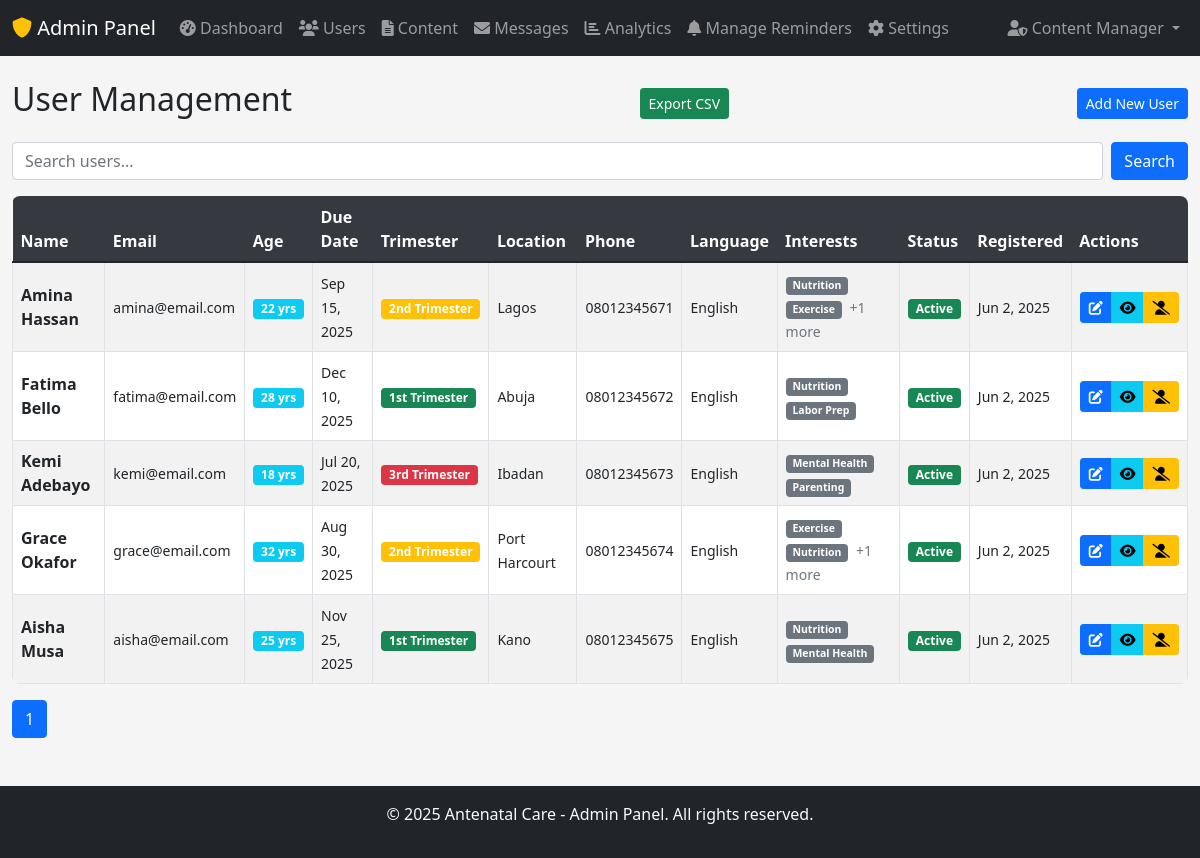
/admin/users.php (signed in), run on the app's committed database.
### tables this page shows
CREATE TABLE users (
    id INT PRIMARY KEY AUTO_INCREMENT,
    name VARCHAR(100) NOT NULL,
    email VARCHAR(100) UNIQUE NOT NULL,
    password VARCHAR(255) NOT NULL,
    age INT NOT NULL,
    trimester INT NOT NULL CHECK (trimester IN (1, 2, 3)),
    interests TEXT,   
    location VARCHAR(100),
    language_preference VARCHAR(20) DEFAULT 'english',
    medical_history TEXT,
    due_date DATE,
    phone VARCHAR(20),
    created_at TIMESTAMP DEFAULT CURRENT_TIMESTAMP,
    updated_at TIMESTAMP DEFAULT CURRENT_TIMESTAMP ON UPDATE CURRENT_TIMESTAMP,
    last_login TIMESTAMP NULL
);

### includes/config.php (called while the page is built, shortened)
<?php
$conn = new mysqli(DB_HOST, DB_USERNAME, DB_PASSWORD, DB_NAME);
$conn->set_charset("utf8");
function sanitize($data)
{
    global $conn;
    return mysqli_real_escape_string($conn, trim(htmlspecialchars($data)));
}
function isAdminLoggedIn()
{
    return isset($_SESSION['admin_id']);
}
function getCurrentAdmin()
{
    global $conn;
    $admin_id = $_SESSION['admin_id'];
    $query = "SELECT * FROM admin_users WHERE id = $admin_id";
    $result = $conn->query($query);
    return $result ? $result->fetch_assoc() : null;
}
?>

### includes/admin_functions.php (called while the page is built, shortened)
<?php
require_once 'config.php';
function getAllUsers($page = 1, $per_page = 20, $search = '')
{
    global $conn;
    $offset = ($page - 1) * $per_page;
    $search_clause = '';
    $query = "SELECT * FROM users $search_clause ORDER BY created_at DESC LIMIT $per_page OFFSET $offset";
    $result = $conn->query($query);
    return $result ? $result->fetch_all(MYSQLI_ASSOC) : [];
}
function getTotalUsers($search = '')
{
    global $conn;
    $search_clause = '';
    $result = $conn->query("SELECT COUNT(*) as total FROM users $search_clause");
    return $result ? $result->fetch_assoc()['total'] : 0;
}
?>

### admin/users.php (the view, shortened to what this page needs)
<?php
require_once '../includes/config.php';
require_once '../includes/admin_functions.php';
$search = sanitize($_GET['search'] ?? '');
$page = max(1, (int) ($_GET['page'] ?? 1));
$per_page = 10;
$users = getAllUsers($page, $per_page, $search);
$total_users = getTotalUsers($search);
$total_pages = ceil($total_users / $per_page);
include '../includes/admin_header.php';
?>
<div class="container-fluid mt-4">
    <div class="d-flex justify-content-between align-items-center mb-3">
        <h2>User Management</h2>
        <a href="users.php?export=csv" class="btn btn-success btn-sm">Export CSV</a>
        <a href="#" class="btn btn-primary btn-sm" data-bs-toggle="modal" data-bs-target="#addUserModal">Add New
            User</a>
    </div>
    <form method="GET" class="d-flex mb-3">
        <input type="text" name="search" class="form-control me-2" placeholder="Search users..."
            value="<?php echo htmlspecialchars($search); ?>">
        <button class="btn btn-primary">Search</button>
    </form>
    <div class="table-responsive">
        <table class="table table-bordered table-striped align-middle">
            <thead class="table-dark">
                <tr>
                    <th>Name</th>
                    <th>Email</th>
                    <th>Age</th>
                    <th>Due Date</th>
                    <th>Trimester</th>
                    <th>Location</th>
                    <th>Phone</th>
                    <th>Language</th>
                    <th>Interests</th>
                    <th>Status</th>
                    <th>Registered</th>
                    <th>Actions</th>
                </tr>
            </thead>
            <tbody>
                <?php foreach ($users as $user): ?>
                    <tr>
                        <td>
                            <strong><?php echo htmlspecialchars($user['name']); ?></strong>
                        </td>
                        <td>
                            <small><?php echo htmlspecialchars($user['email']); ?></small>
                        </td>
                        <td>
                            <span class="badge bg-info"><?php echo $user['age']; ?> yrs</span>
                        </td>
                        <td>
                            <?php if (!empty($user['due_date'])): ?>
                                <small><?php echo date('M j, Y', strtotime($user['due_date'])); ?></small>
                            <?php else: ?>
                                <small class="text-muted">Not set</small>
                            <?php endif; ?>
                        </td>
                        <td>
                            <?php
                            $trimester_colors = [1 => 'success', 2 => 'warning', 3 => 'danger'];
                            $trimester_names = [1 => '1st', 2 => '2nd', 3 => '3rd'];
                            ?>
                            <span class="badge bg-<?php echo $trimester_colors[$user['trimester']]; ?>">
                                <?php echo $trimester_names[$user['trimester']]; ?> Trimester
                            </span>
                        </td>
                        <td>
                            <small><?php echo htmlspecialchars($user['location'] ?? 'Not specified'); ?></small>
                        </td>
                        <td>
                            <small><?php echo htmlspecialchars($user['phone'] ?? 'Not provided'); ?></small>
                        </td>
                        <td>
                            <small><?php echo ucfirst($user['language_preference'] ?? 'English'); ?></small>
                        </td>
                        <td>
                            <?php if (!empty($user['interests'])): ?>
                                <?php
                                $interests = explode(',', $user['interests']);
                                $displayInterests = array_slice($interests, 0, 2);
                                ?>
                                <small>
                                    <?php foreach ($displayInterests as $interest): ?>
                                        <span
                                            class="badge bg-secondary me-1"><?php echo ucwords(str_replace('_', ' ', trim($interest))); ?></span>
                                    <?php endforeach; ?>
                                    <?php if (count($interests) > 2): ?>
                                        <span class="text-muted">+<?php echo count($interests) - 2; ?> more</span>
                                    <?php endif; ?>
                                </small>
                            <?php else: ?>
                                <small class="text-muted">None selected</small>
                            <?php endif; ?>
                        </td>
                        <td>
                            <?php if (($user['is_active'] ?? 1)): ?>
                                <span class="badge bg-success">Active</span>
                            <?php else: ?>
                                <span class="badge bg-secondary">Inactive</span>
                            <?php endif; ?>
                        </td>
                        <td>
                            <small><?php echo date('M j, Y', strtotime($user['created_at'])); ?></small>
                        </td>
                        <td>
                            <div class="btn-group" role="group">
                                <button class="btn btn-sm btn-primary" data-bs-toggle="modal"
                                    data-bs-target="#editUserModal<?php echo $user['id']; ?>" title="Edit User">
                                    <i class="fas fa-edit"></i>
                                </button>
                                <button class="btn btn-sm btn-info" data-bs-toggle="modal"
                                    data-bs-target="#viewUserModal<?php echo $user['id']; ?>" title="View Details">
                                    <i class="fas fa-eye"></i>
                                </button>
                                <a href="?toggle_id=<?php echo $user['id']; ?>&page=<?php echo $page; ?>&search=<?php echo urlencode($search); ?>"
                                    class="btn btn-sm <?php echo ($user['is_active'] ?? 1) ? 'btn-warning' : 'btn-success'; ?>"
                                    title="<?php echo ($user['is_active'] ?? 1) ? 'Deactivate' : 'Activate'; ?> User"
                                    onclick="return confirm('Are you sure you want to <?php echo ($user['is_active'] ?? 1) ? 'deactivate' : 'activate'; ?> this user?')">
                                    <i
                                        class="fas fa-<?php echo ($user['is_active'] ?? 1) ? 'user-slash' : 'user-check'; ?>"></i>
                                </a>
                            </div>
                        </td>
                    </tr>
                <?php endforeach; ?>
            </tbody>
        </table>
    </div>
    <nav>
        <ul class="pagination">
            <?php for ($i = 1; $i <= $total_pages; $i++): ?>
                <li class="page-item <?php if ($i == $page)
                    echo 'active'; ?>">
                    <a class="page-link"
                        href="?page=<?php echo $i; ?>&search=<?php echo urlencode($search); ?>"><?php echo $i; ?></a>
                </li>
            <?php endfor; ?>
        </ul>
    </nav>
</div>
<?php include '../includes/admin_footer.php'; ?>

### includes/admin_header.php (shortened to what this page needs)
<!DOCTYPE html>
<html lang="en">
<head>
    <link href="https://cdn.jsdelivr.net/npm/bootstrap@5.1.3/dist/css/bootstrap.min.css" rel="stylesheet">
    <link href="https://cdnjs.cloudflare.com/ajax/libs/font-awesome/6.0.0/css/all.min.css" rel="stylesheet">
    <link href="../css/admin.css" rel="stylesheet">
</head>
<body>
    <nav class="navbar navbar-expand-lg navbar-dark bg-dark">
        <div class="container-fluid">
            <a class="navbar-brand" href="index.php">
                <i class="fas fa-shield-alt"></i> Admin Panel
            </a>
            <div class="collapse navbar-collapse" id="adminNav">
                <ul class="navbar-nav me-auto">
                    <li class="nav-item">
                        <a class="nav-link" href="index.php">
                            <i class="fas fa-tachometer-alt"></i> Dashboard
                        </a>
                    </li>
                    <li class="nav-item">
                        <a class="nav-link" href="users.php">
                            <i class="fas fa-users"></i> Users
                        </a>
                    </li>
                    <li class="nav-item">
                        <a class="nav-link" href="content.php">
                            <i class="fas fa-file-alt"></i> Content
                        </a>
                    </li>
                    <li class="nav-item">
                        <a class="nav-link" href="messages.php">
                            <i class="fas fa-envelope"></i> Messages
                        </a>
                    </li>
                    <li class="nav-item">
                        <a class="nav-link" href="analytics.php">
                            <i class="fas fa-chart-bar"></i> Analytics
                        </a>
                    </li>
                    <li class="nav-item">
                        <a class="nav-link" href="admin_reminders.php">
                            <i class="fas fa-bell"></i> Manage Reminders
                        </a>
                    </li>
                    <li class="nav-item">
                        <a class="nav-link" href="settings.php">
                            <i class="fas fa-cog"></i> Settings
                        </a>
                    </li>
                </ul>
                <ul class="navbar-nav">
                    <?php if (isAdminLoggedIn()): ?>
                        <?php $current_admin = getCurrentAdmin(); ?>
                        <li class="nav-item dropdown">
                            <a class="nav-link dropdown-toggle" href="#" id="adminDropdown" role="button"
                                data-bs-toggle="dropdown">
                                <i class="fas fa-user-shield"></i>
                                <?php echo htmlspecialchars($current_admin['full_name']); ?>
                            </a>
                        </li>
                    <?php endif; ?>
                </ul>
            </div>
        </div>
    </nav>

### css/admin.css (style rules this page uses)
body { font-family: 'Segoe UI', Tahoma, Geneva, Verdana, sans-serif; background-color: #f5f5f5; }
.navbar-brand i { color: #ffc107; }
.table { background-color: white; border-radius: 8px; overflow: hidden; }
.table thead th { background-color: #343a40; color: white; border: none; }

### data on the page
users: name "Amina Hassan", email "amina@email.com", age "22", due_date "Sep 15, 2025", trimester "2nd", location "Lagos", phone "08012345671", language_preference "English", interests "Nutrition", interests "Exercise", count($interests)-2 "1", is_active "Active", created_at "Jun 2, 2025"
users: name "Fatima Bello", email "fatima@email.com", age "28", due_date "Dec 10, 2025", trimester "1st", location "Abuja", phone "08012345672", language_preference "English", interests "Nutrition", interests "Labor Prep", is_active "Active", created_at "Jun 2, 2025"
users: name "Kemi Adebayo", email "kemi@email.com", age "18", due_date "Jul 20, 2025", trimester "3rd", location "Ibadan", phone "08012345673", language_preference "English", interests "Mental Health", interests "Parenting", is_active "Active", created_at "Jun 2, 2025"
users: name "Grace Okafor", email "grace@email.com", age "32", due_date "Aug 30, 2025", trimester "2nd", location "Port Harcourt", phone "08012345674", language_preference "English", interests "Exercise", interests "Nutrition", count($interests)-2 "1", is_active "Active", created_at "Jun 2, 2025"
users: name "Aisha Musa", email "aisha@email.com", age "25", due_date "Nov 25, 2025", trimester "1st", location "Kano", phone "08012345675", language_preference "English", interests "Nutrition", interests "Mental Health", is_active "Active", created_at "Jun 2, 2025"

### other printed values
$current_admin['full_name'] "Content Manager"
